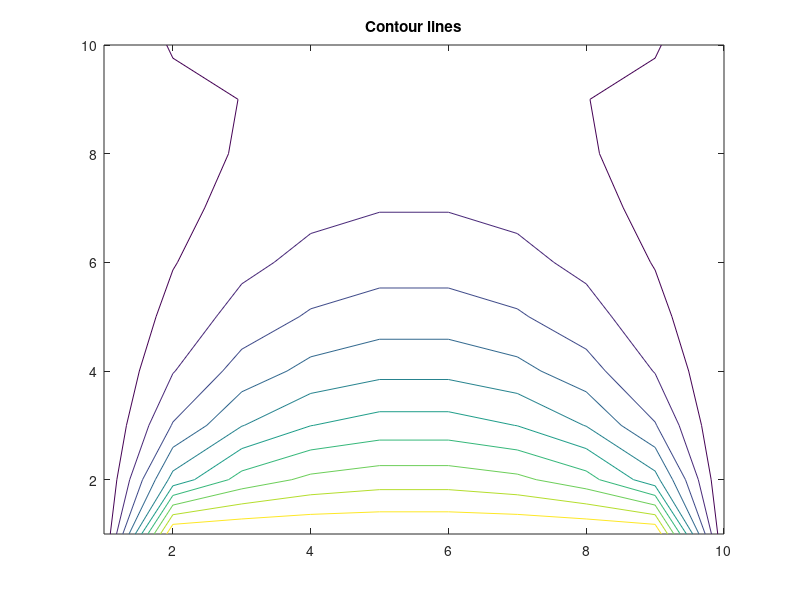
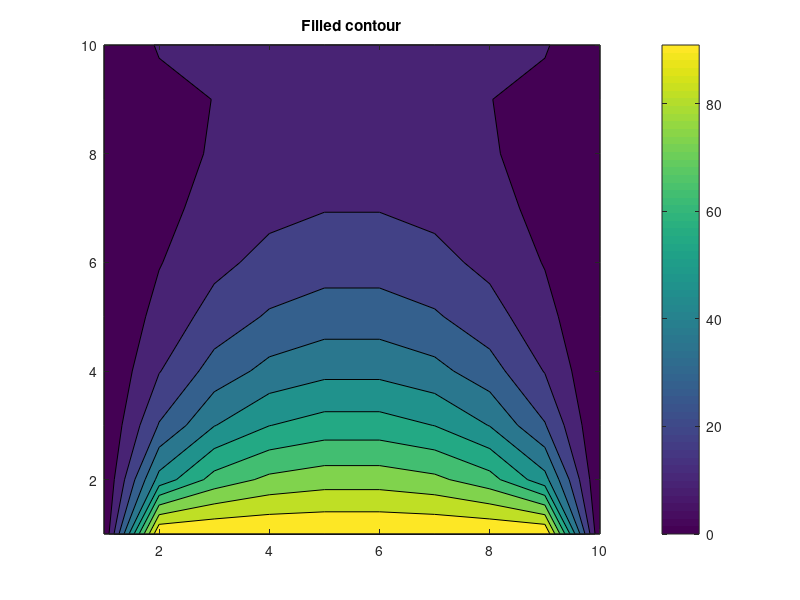

These figures' MATLAB source, in order:
% clc
% clear
close all

nodes = 10;

matrix      = zeros(nodes,nodes);

% Boundary Condition
matrix(1, :)     = 100; % Bottom
matrix(nodes, :) = 10;  % Top

matrix(:, 1)     = 0;   % Left
matrix(:, nodes) = 0;   % Right

coses = cos(pi/(nodes-1)) + cos(pi/(nodes-1));
w = 4 / (2 + sqrt(4 - coses^2)); % change this later on
% w = 1;

tol = 1e-5;
abs_err = tol+1; % To allow it once lol
loops = 1;

while abs_err > tol
    matrix_old = matrix;
    for i = 2:nodes-1
        for j = 2:nodes-1
           
            % No relaxation
            % matrix(i,j) = (matrix(i+1, j) + matrix(i-1, j) + matrix(i, j+1) + matrix(i, j-1)) / 4;

            % relaxation
            s =  (matrix_old(i+1, j) + matrix(i-1, j) + matrix(i, j+1) + matrix(i, j-1) - 4 * matrix_old(i, j)) / 4;
            matrix(i,j) = matrix_old(i, j) + (w * s);

        end
    end

    abs_err = max(max(abs(matrix - matrix_old)));
    loops = loops+1;
    matrix_old = matrix;
    loops
end

[X, Y] = meshgrid(1:nodes, 1:nodes);

% Contour lines
figure;
contour(X, Y, matrix);
title('Contour lines');

% contour
figure;
contourf(X, Y, matrix);
title('Filled contour');
colorbar;
